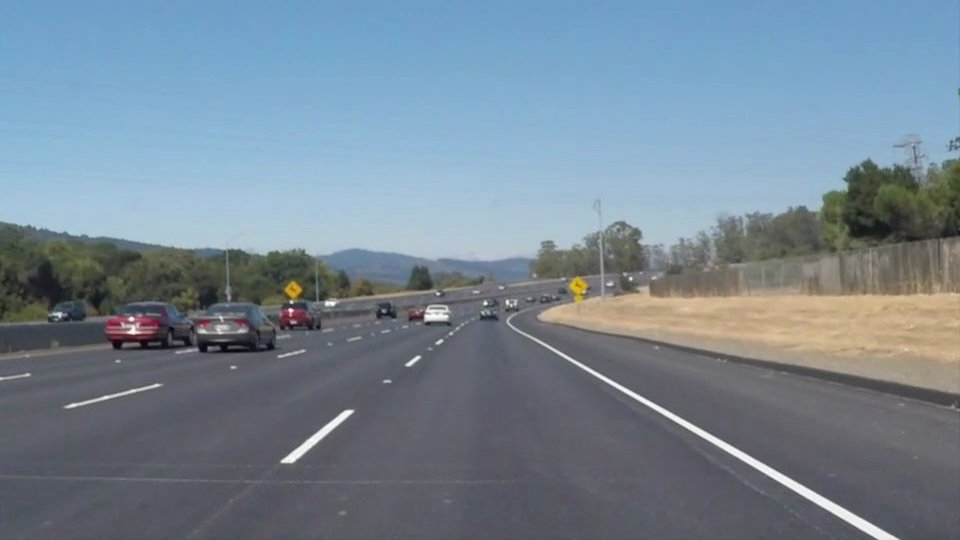
#> input picture OpenCV/test_images/solidWhiteCurve.jpg, 960 x 540 px, given in place of realmonitor?channel=1&subtype=0, which was not available
$ python navegacao01.py
#> lines starting #> are read from the running program, lines starting #| are printed output that depends on the picture; after the words box and inside, x2 and y2 are one past the last pixel; in counts of white or black regions, pixels touching at a corner belong together; pictures that were not available may be replaced by others from this repository, and a replacement may not be noted
#> in main, Frame is the input picture: shape (540, 960, 3); mean B, G, R 148.1, 134.5, 118.5
import cv2
import numpy as np

LimiarBinarizacao = 125       #este valor eh empirico. Ajuste-o conforme sua necessidade
AreaContornoLimiteMin = 50  #este valor eh empirico. Ajuste-o conforme sua necessidade

VIDEO_SOURCE = "rtsp://admin:SIBTKK@192.168.0.109/cam/realmonitor?channel=1&subtype=0" #REDE AGVS_escritório
#VIDEO_SOURCE = 0

#Funcao: trata imagem e retorna se o robo seguidor de linha deve ir para a esqueda ou direita
#Parametros: frame capturado da webcam e primeiro frame capturado
#Retorno: < 0: robo deve ir para a direita
#         > 0: robo deve ir para a esquerda
#         0:   nada deve ser feito
def TrataImagem(img):
    #obtencao das dimensoes da imagem
    height = np.size(img,0)
#> height = 540
    width= np.size(img,1)
#> width = 960
    QtdeContornos = 0
    DirecaoASerTomada = 0

    #tratamento da imagem
    gray = cv2.cvtColor(img,cv2.COLOR_BGR2GRAY)
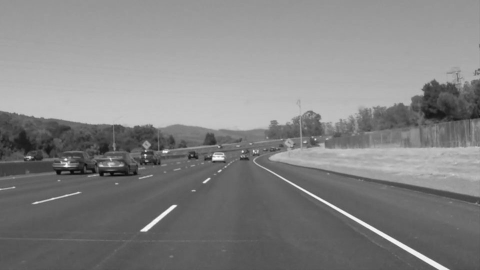
#> gray: shape (540, 960) (shown at 1/2 size); min 5, max 255, mean 131.2
    gray = cv2.GaussianBlur(gray, (21, 21), 0)
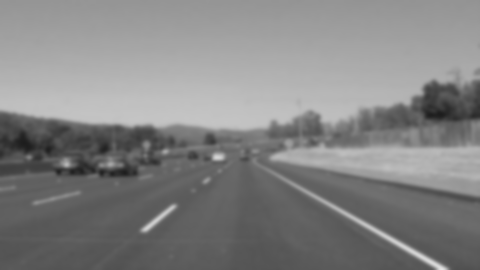
#> gray: shape (540, 960) (shown at 1/2 size); min 28, max 229, mean 131.3
    FrameBinarizado = cv2.threshold(gray,LimiarBinarizacao,255,cv2.THRESH_BINARY)[1]
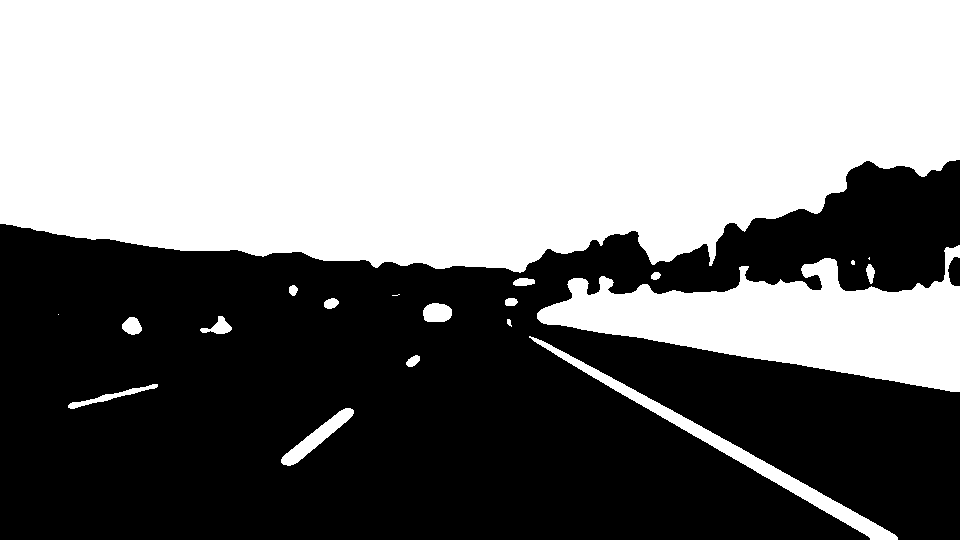
#> FrameBinarizado: shape (540, 960); 51.2% white; 2 black regions, box (x1, y1, x2, y2) and area: (0, 160, 960, 540) 252593, (948, 257, 960, 286) 282
    FrameBinarizado = cv2.dilate(FrameBinarizado,None,iterations=2)
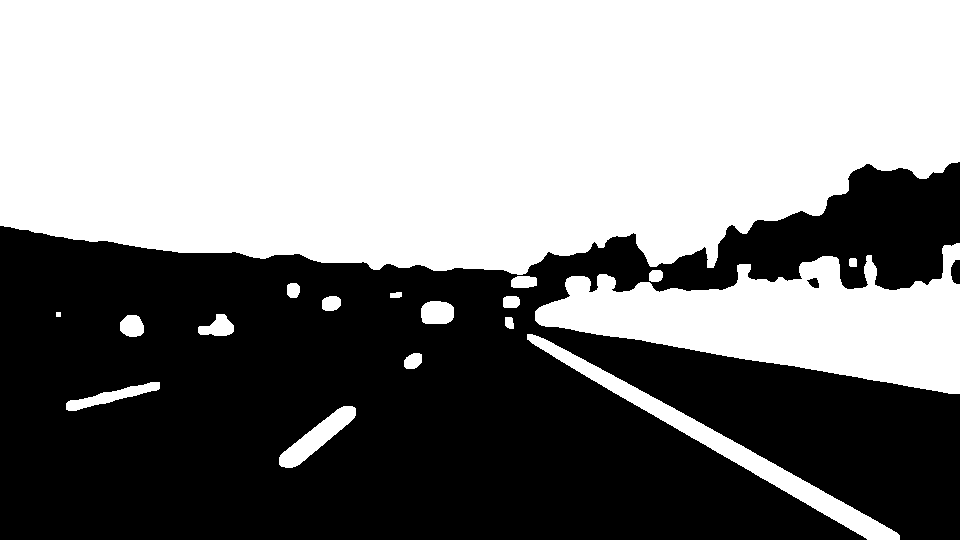
#> FrameBinarizado: shape (540, 960); 53.2% white; 3 black regions, box (x1, y1, x2, y2) and area: (0, 162, 960, 540) 242214, (951, 260, 960, 284) 183, (807, 278, 819, 288) 80
    FrameBinarizado = cv2.bitwise_not(FrameBinarizado)
#> FrameBinarizado: shape (540, 960); 46.8% white; 3 white regions

    #descomente as linhas abaixo se quiser ver o frame apos binarizacao, dilatacao e inversao de cores
    cv2.imshow('F.B.',FrameBinarizado)
    #cv2.waitKey(10)


    cnts, _ = cv2.findContours(FrameBinarizado.copy(), cv2.RETR_EXTERNAL, cv2.CHAIN_APPROX_SIMPLE)
#> cnts = 3 contours; box (x1, y1, x2, y2) and area: (0, 162, 960, 540) 245748, (951, 260, 960, 284) 155, (807, 278, 819, 288) 64
    cv2.drawContours(img,cnts,-1,(255,0,255),3)
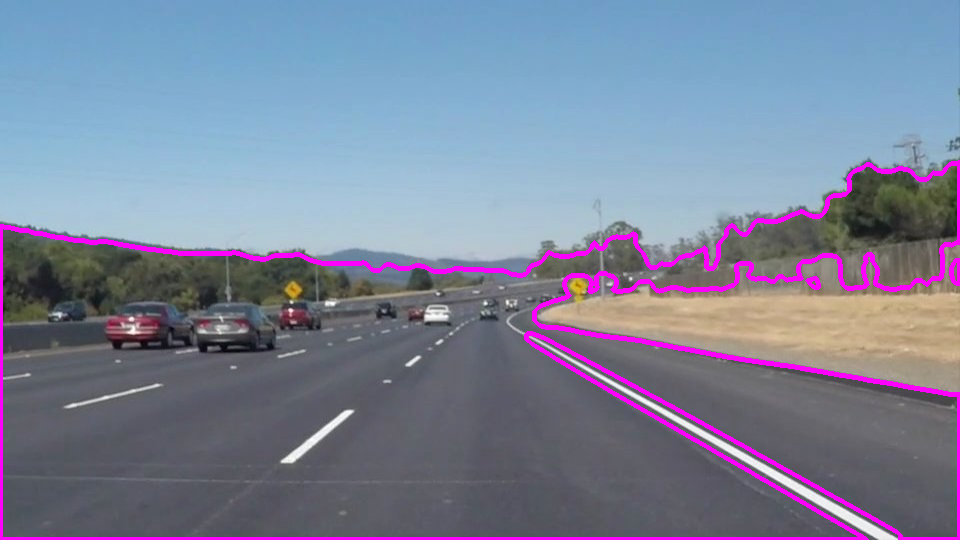
#> img: shape (540, 960, 3); 3.67% of pixels changed, all inside (x1, y1, x2, y2) = (0, 160, 960, 540)

    for c in cnts:
        #se a area do contorno capturado for pequena, nada acontece
        if cv2.contourArea(c) < AreaContornoLimiteMin:
            continue
        else:
            QtdeContornos = QtdeContornos + 1

        #obtem coordenadas do contorno (na verdade, de um retangulo que consegue abrangir todo ocontorno) e
        #realca o contorno com um retangulo.
        (x, y, w, h) = cv2.boundingRect(c)   #x e y: coordenadas do vertice superior esquerdo
                                             #w e h: respectivamente largura e altura do retangulo

        cv2.rectangle(img, (x, y), (x + w, y + h), (0, 255, 0), 2)

        #determina o ponto central do contorno e desenha um circulo para indicar
        CoordenadaXCentroContorno = (x+x+w)/2
        CoordenadaYCentroContorno = (y+y+h)/2
        PontoCentralContorno = (CoordenadaXCentroContorno,CoordenadaYCentroContorno)
        try:
            cv2.circle(img, PontoCentralContorno, 1, (0, 0, 0), 5)
        except:
            pass

        DirecaoASerTomada = CoordenadaXCentroContorno - (width/2)   #em relacao a linha central
#> this loop made 3 passes
#> (x, y, w, h, CoordenadaXCentroContorno, CoordenadaYCentroContorno, DirecaoASerTomada) on passes 1 to 3: (807, 278, 12, 10, 813, 283, 333), (951, 260, 9, 24, 955.5, 272, 475.5), (0, 162, 960, 378, 480, 351, 0)
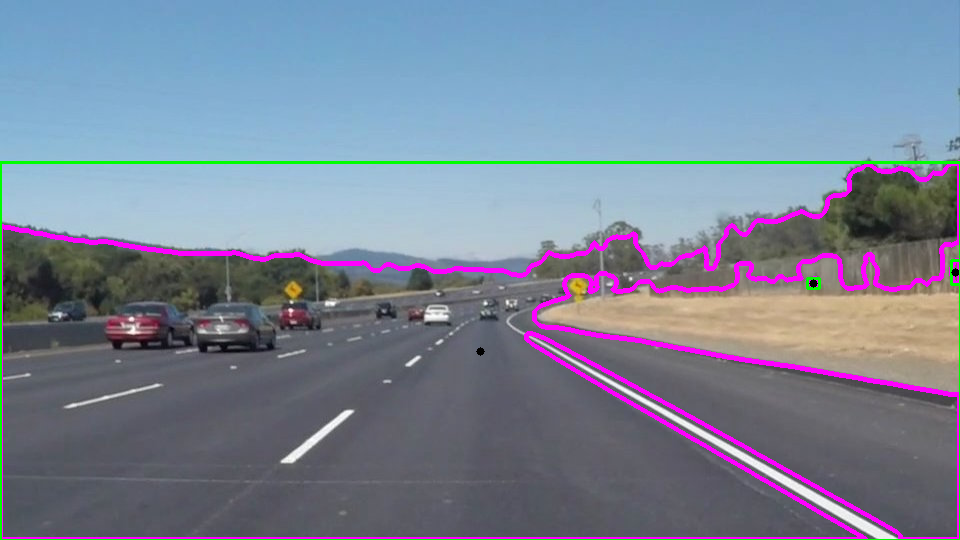
#> img: shape (540, 960, 3); 1.03% of pixels changed, all inside (x1, y1, x2, y2) = (0, 161, 960, 540)
#> after the loop, QtdeContornos = 3

    #output da imagem
    #linha em azul: linha central / referencia
    #linha em verde: linha que mostra distancia entre linha e a referencia
    try:
        cv2.line(img,(width/2,0),(width/2,height),(255,0,0),2)
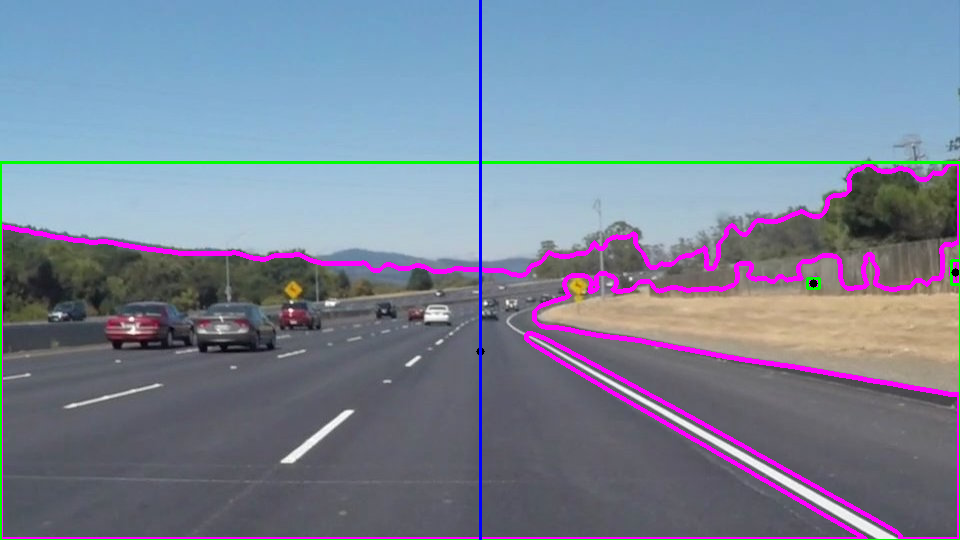
#> img: shape (540, 960, 3); 0.31% of pixels changed, all inside (x1, y1, x2, y2) = (479, 0, 482, 540)
    except:
        pass

    if (QtdeContornos > 0):
        try:
            cv2.line(img,PontoCentralContorno,(width/2,CoordenadaYCentroContorno),(0,255,0),1)
#> img: shape (540, 960, 3); under 0.01% of pixels changed, all inside (x1, y1, x2, y2) = (480, 351, 481, 352)
        except:
            pass


    cv2.imshow('Analise de rota',img)
    #cv2.waitKey(10)

    return DirecaoASerTomada, QtdeContornos

def main():
    #Programa principal
    camera = cv2.VideoCapture(VIDEO_SOURCE)
    #camera.set(3,320)
    #camera.set(4,240)

    #faz algumas leituras de frames antes de consierar a analise
    #motivo: algumas camera podem demorar mais para se "acosumar a luminosidade" quando ligam, capturando frames consecutivos com muita variacao de luminosidade. Para nao levar este efeito ao processamento de imagem, capturas sucessivas sao feitas fora do processamento da imagem, dando tempo para a camera "se acostumar" a luminosidade do ambiente
    #for i in range(0,20):
    grabbed, Frame = camera.read()

    while(camera.isOpened):
        try:
            grabbed, Frame = camera.read()

            if (grabbed):
                Direcao,QtdeLinhas = TrataImagem(Frame)
#> Direcao = 0; QtdeLinhas = 3

                if (QtdeLinhas == 0):
                    print("Nenhuma linha encontrada. O robo ira parar.")
                    #continue
                if (Direcao > 0):
                    print("Distancia da linha de referencia: "+str(abs(Direcao))+" pixels a direita")
                if (Direcao < 0):
                    print("Distancia da linha de referencia: "+str(abs(Direcao))+" pixels a esquerda")
                if (Direcao == 0):
                    print("Exatamente na linha de referencia!")

            if cv2.waitKey(1) & 0xFF == ord("q"):
#> (key q is pressed here)
                break
        except (KeyboardInterrupt):
            pass

main()

$ run again, on OpenCV/test_images/solidWhiteRight.jpg
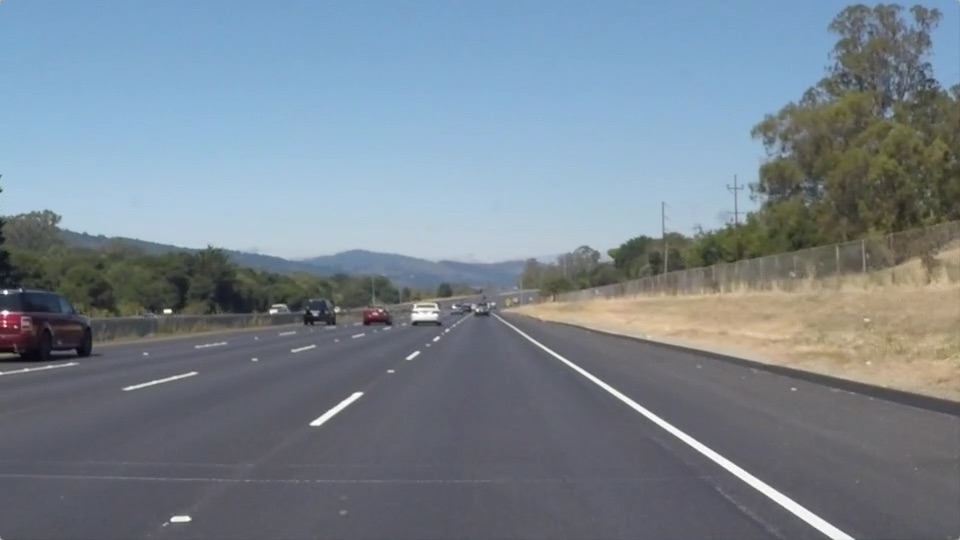
#> input picture OpenCV/test_images/solidWhiteRight.jpg, 960 x 540 px, given in place of realmonitor?channel=1&subtype=0, which was not available
#> in main, Frame is the input picture: shape (540, 960, 3); mean B, G, R 143.7, 132.6, 120.3
#> height = 540
#> width = 960
#> in TrataImagem, `FrameBinarizado = cv2.dilate(FrameBinarizado,None,iterations=2)`:
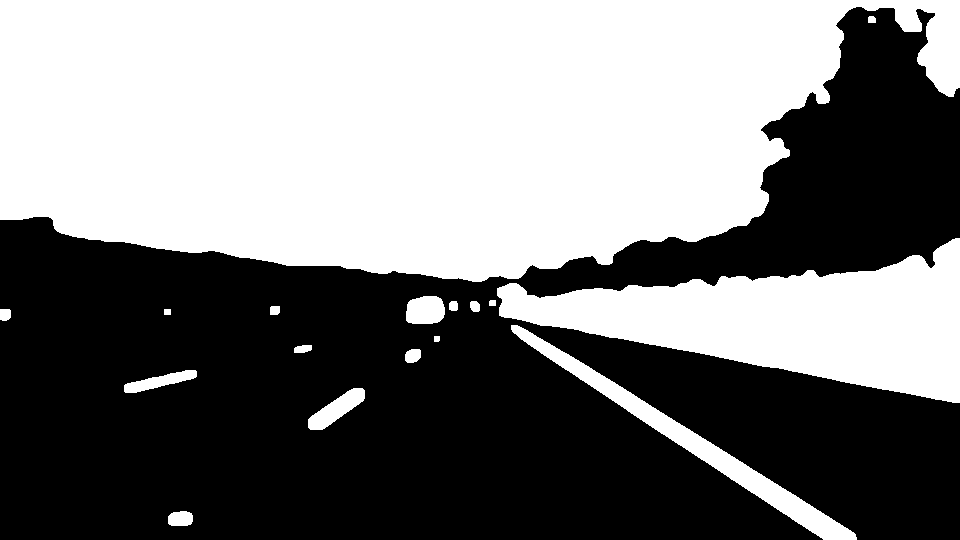
#> FrameBinarizado: shape (540, 960); 49.3% white; 17 white regions, largest, box (x1, y1, x2, y2) and area: (0, 0, 960, 282) 206794, (497, 238, 960, 403) 37887, (511, 325, 857, 540) 7043
#> cnts = 1 contour; box (x1, y1, x2, y2) and area: (0, 7, 960, 540) 264303
#> the loop in TrataImagem, `for c in cnts:` made 1 pass
#> (QtdeContornos, x, y, w, h, CoordenadaXCentroContorno, CoordenadaYCentroContorno, DirecaoASerTomada) on pass 1: (1, 0, 7, 960, 533, 480, 273.5, 0)
#> after the loop in TrataImagem, `for c in cnts:`: QtdeContornos = 1
#> in TrataImagem, `cv2.line(img,(width/2,0),(width/2,height),(255,0,0),2)`:
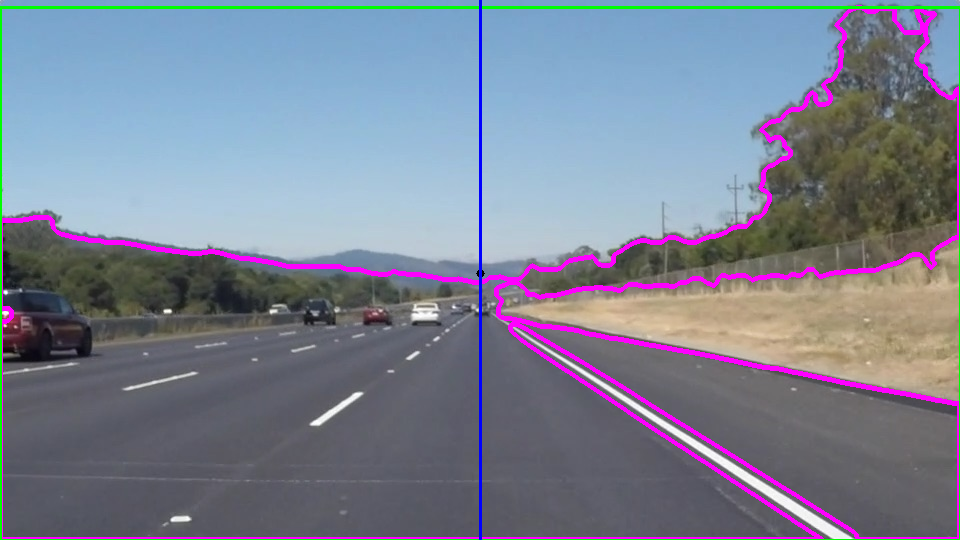
#> img: shape (540, 960, 3); mean B, G, R 147.4, 130, 123.9
#> Direcao = 0; QtdeLinhas = 1

$ run again, on OpenCV/test_images/solidYellowCurve.jpg
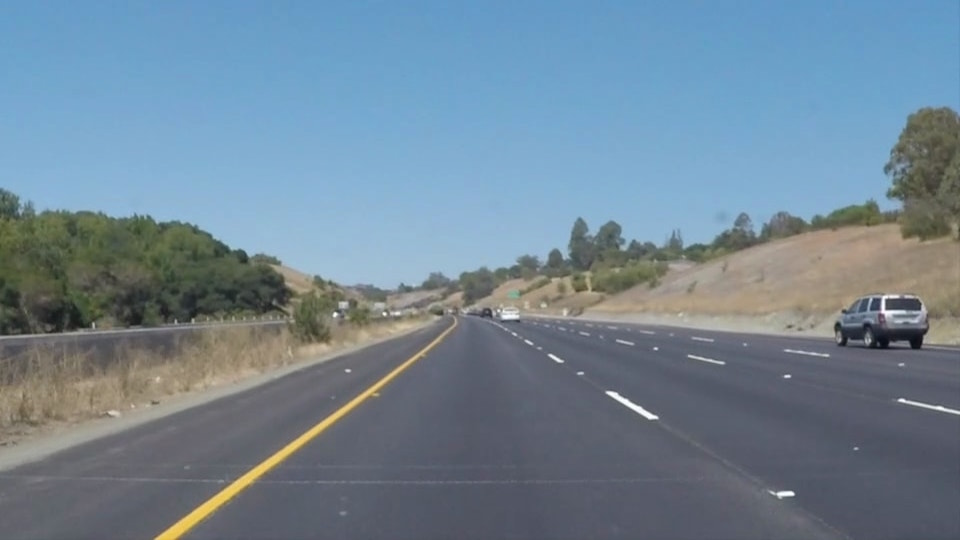
#> input picture OpenCV/test_images/solidYellowCurve.jpg, 960 x 540 px, given in place of realmonitor?channel=1&subtype=0, which was not available
#> in main, Frame is the input picture: shape (540, 960, 3); mean B, G, R 149, 133.4, 113
#> height = 540
#> width = 960
#> in TrataImagem, `FrameBinarizado = cv2.dilate(FrameBinarizado,None,iterations=2)`:
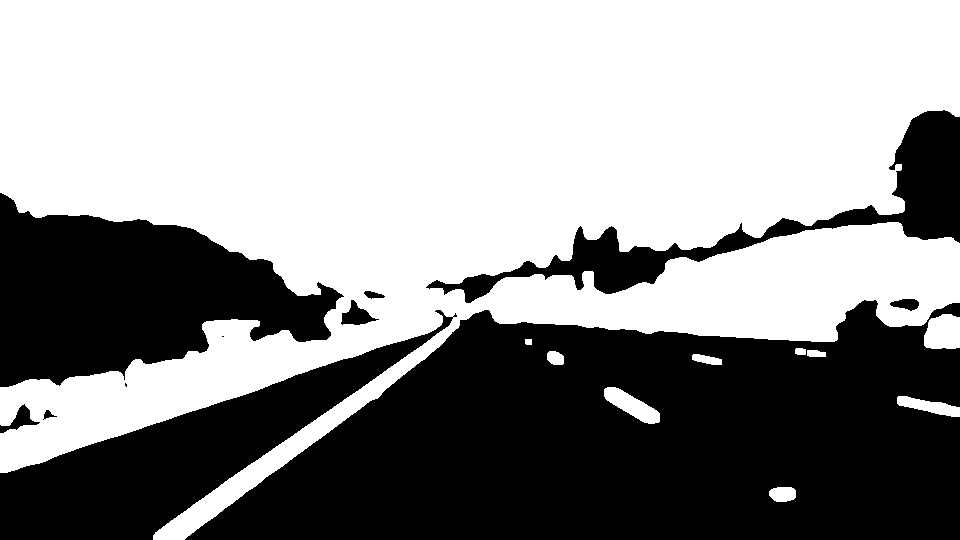
#> FrameBinarizado: shape (540, 960); 58% white; 11 black regions (2 under 20 px), largest, box (x1, y1, x2, y2) and area: (185, 300, 960, 540) 131334, (0, 193, 344, 387) 39120, (0, 310, 457, 540) 30103
#> cnts = 11 contours, 2 with area under 20; largest, box (x1, y1, x2, y2) and area: (185, 300, 960, 540) 132287, (0, 193, 344, 387) 38603, (0, 310, 457, 540) 29595, (426, 110, 960, 303) 15128, (341, 300, 379, 325) 408
#> the loop in TrataImagem, `for c in cnts:` made 11 passes
#> (x, y, w, h, CoordenadaXCentroContorno, CoordenadaYCentroContorno, DirecaoASerTomada) on passes 2, 5, 6, 7, 8, 9, 10, 11: (0, 404, 40, 29, 20, 418.5, -460), (0, 310, 457, 230, 228.5, 425, -251.5), (185, 300, 775, 240, 572.5, 420, 92.5), (341, 300, 38, 25, 360, 312.5, -120), (890, 299, 29, 12, 904.5, 305, 424.5), (364, 291, 21, 8, 374.5, 295, -105.5), (0, 193, 344, 194, 172, 290, -308), (426, 110, 534, 193, 693, 206.5, 213)
#> after the loop in TrataImagem, `for c in cnts:`: QtdeContornos = 8
#> in TrataImagem, `cv2.line(img,PontoCentralContorno,(width/2,CoordenadaYCentroContorno),..`:
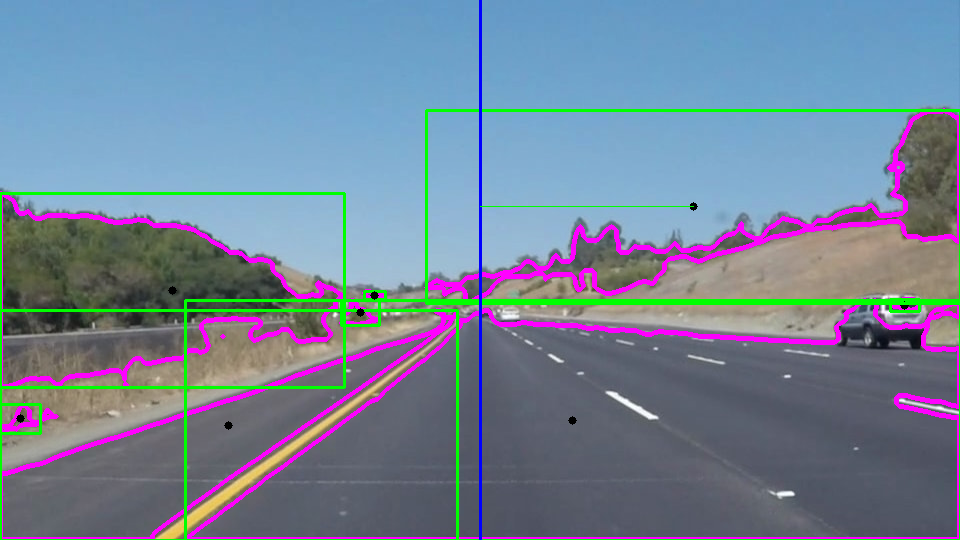
#> img: shape (540, 960, 3); mean B, G, R 152.3, 131.8, 115.9
#> Direcao = 213; QtdeLinhas = 8
#| Distancia da linha de referencia: 213.0 pixels a direita
